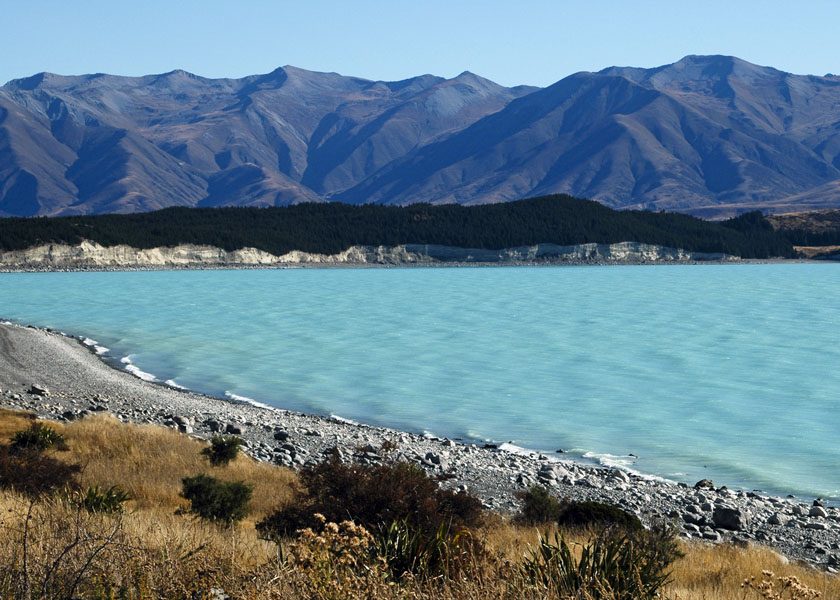
#> input picture 02-OpenCV-Bootcamp/Photos/New_Zealand_Lake.jpg, 840 x 600 px
$ jupyter execute --allow-errors Basic_Image_Manipulations.ipynb
#> lines starting #> are read from the running program, lines starting #| are printed output that depends on the picture
[cell 1]
import os
import cv2 as cv
import numpy as np
import matplotlib.pyplot as plt

from zipfile import ZipFile
from urllib.request import urlretrieve

from IPython.display import Image

[cell 2]
def download_and_unzip(url, save_path):
    print(f"Downloading and extracting assests....", end="")

    # Downloading zip file using urllib package.
    urlretrieve(url, save_path)
#> (this line was passed over: the network is not available in this run)

    try:
        # Extracting zip file using the zipfile package.
        with ZipFile(save_path) as z:
            # Extract ZIP file contents in the same directory.
            z.extractall(os.path.split(save_path)[0])

        print("Done")

    except Exception as e:
        print("\nInvalid file.", e)
URL = r"https://www.dropbox.com/s/rys6f1vprily2bg/opencv_bootcamp_assets_NB2.zip?dl=1"

asset_zip_path = os.path.join(os.getcwd(), f"opencv_bootcamp_assets_NB2.zip")

# Download if assest ZIP does not exists.
if not os.path.exists(asset_zip_path):
    download_and_unzip(URL, asset_zip_path)

[cell 3]
cb_image = cv.imread('../Photos/checkerboard_18x18.png')
plt.imshow(cb_image, cmap='gray')
#> (this line was passed over: IPython is not available in this run)
print(cb_image)
#| None

#> (a cell that did not finish here is left out)

#> (a cell that did not finish here is left out)

[cell 6]
img_NZ_bgr = cv.imread('../Photos/New_Zealand_Lake.jpg')
#> img_NZ_bgr is the input picture: shape (600, 840, 3); mean B, G, R 140.2, 126.7, 100.9
plt.imshow(img_NZ_bgr[..., ::-1])  # Convert BGR to RGB for display
#> (this line was passed over: IPython is not available in this run)

[cell 7]
img_NZ_rgb = img_NZ_bgr[..., ::-1]  # Convert BGR to RGB
cropped_img = img_NZ_rgb[100:400, 100:400]  # Crop a region of interest
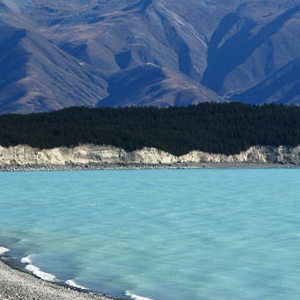
#> cropped_img: shape (300, 300, 3); mean R, G, B 88.1, 123.8, 146.5
plt.imshow(cropped_img)
#> (this line was passed over: IPython is not available in this run)

[cell 8]
resized_cropped_img = cv.resize(cropped_img, (200, 200), interpolation=cv.INTER_AREA)
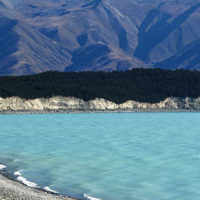
#> resized_cropped_img: shape (200, 200, 3); mean R, G, B 88.1, 123.8, 146.5
plt.imshow(resized_cropped_img)
#> (this line was passed over: IPython is not available in this run)

[cell 9]
img_NZ_rgb_flipped_hor = cv.flip(img_NZ_rgb, 1)  # Flip horizontally
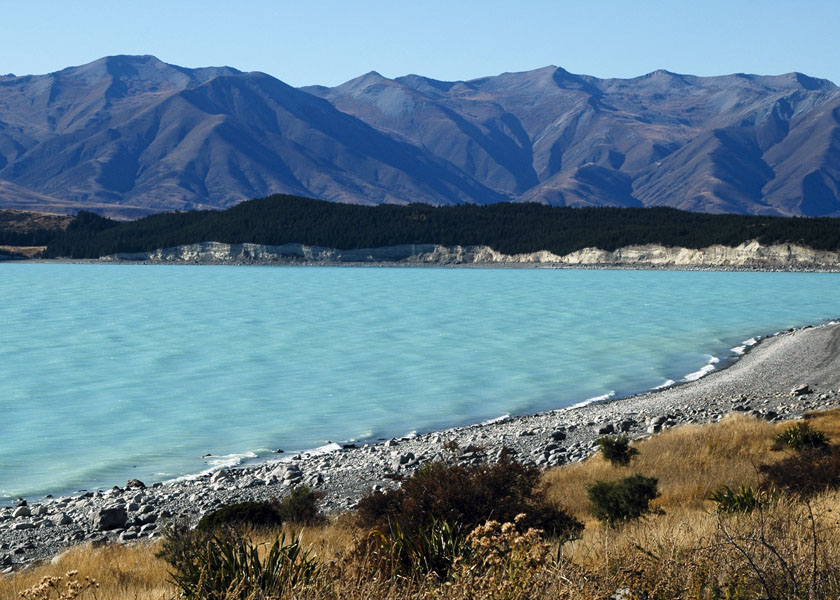
#> img_NZ_rgb_flipped_hor: shape (600, 840, 3); mean R, G, B 100.9, 126.7, 140.2
img_NZ_rgb_flipped_ver = cv.flip(img_NZ_rgb, 0)  # Flip vertically
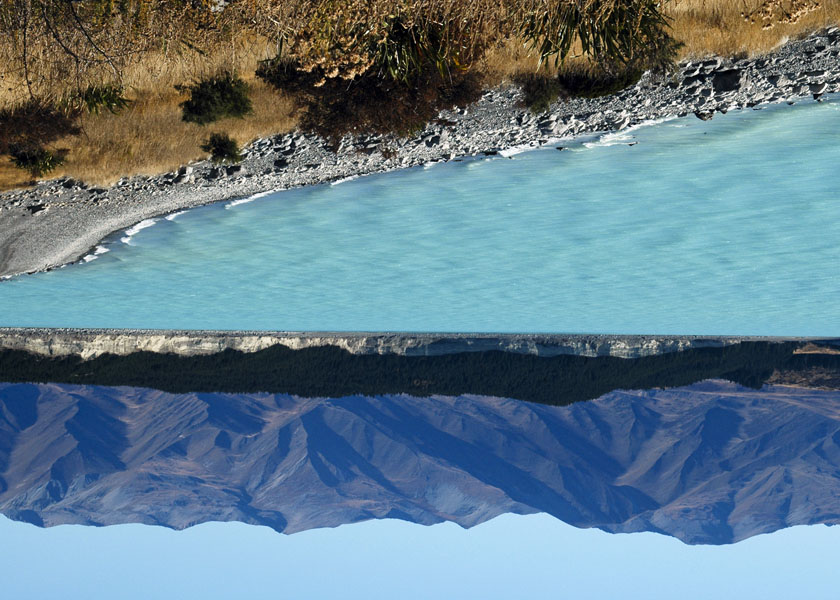
#> img_NZ_rgb_flipped_ver: shape (600, 840, 3); mean R, G, B 100.9, 126.7, 140.2
img_NZ_rgb_flipped_both = cv.flip(img_NZ_rgb, -1)  # Flip both horizontally and vertically
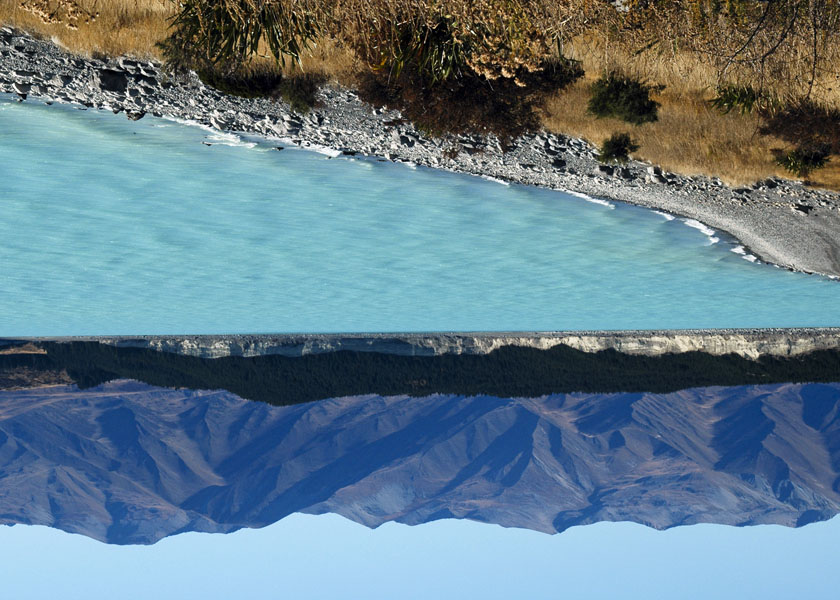
#> img_NZ_rgb_flipped_both: shape (600, 840, 3); mean R, G, B 100.9, 126.7, 140.2

plt.figure(figsize=(12, 6))
#> (this line was passed over: IPython is not available in this run)
plt.subplot(1, 4, 1)
#> (this line was passed over: IPython is not available in this run)
plt.imshow(img_NZ_rgb_flipped_hor)
plt.title('Flipped Horizontally')
plt.subplot(1, 4, 2)
plt.imshow(img_NZ_rgb_flipped_ver)
plt.title('Flipped Vertically')
plt.subplot(1, 4, 3)
plt.imshow(img_NZ_rgb_flipped_both)
plt.title('Flipped Both')
plt.subplot(1, 4, 4)
plt.imshow(img_NZ_rgb)
plt.title('Original Image')
plt.tight_layout()
plt.show()

$ run again, with 02-OpenCV-Bootcamp/Photos/Apollo_11_Launch.jpg copied over 02-OpenCV-Bootcamp/Photos/New_Zealand_Lake.jpg
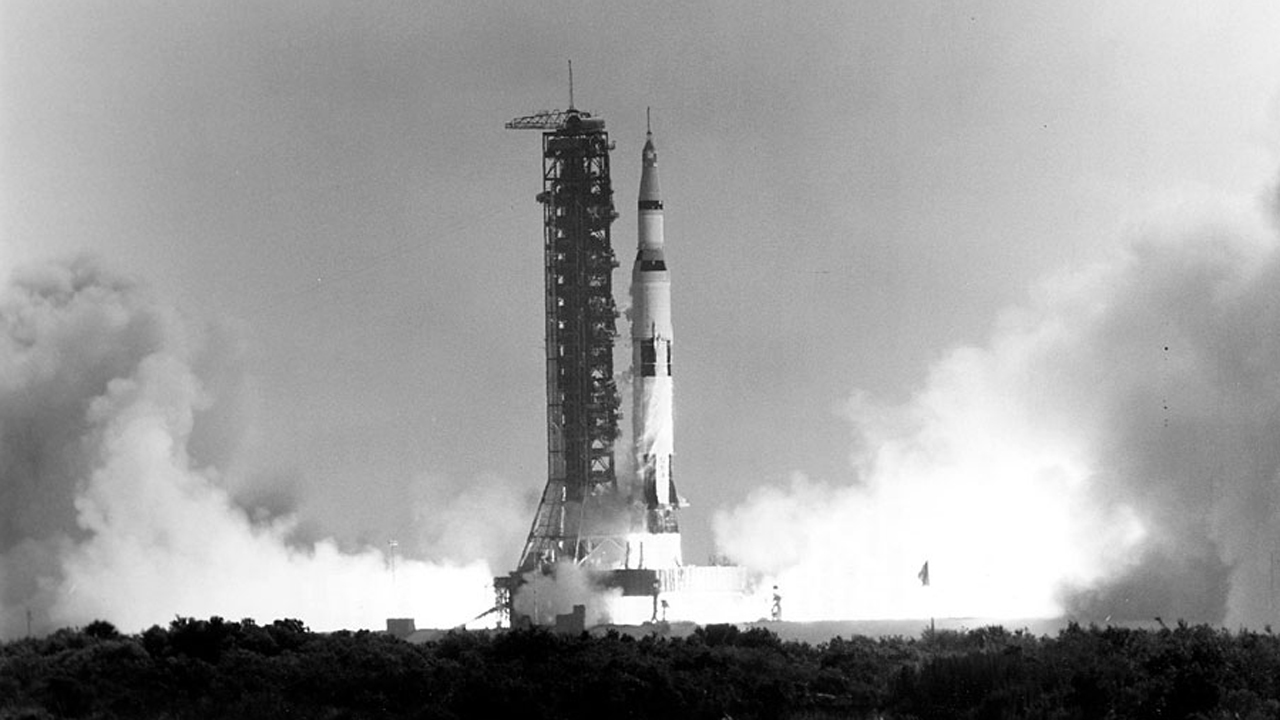
#> input picture 02-OpenCV-Bootcamp/Photos/Apollo_11_Launch.jpg, 1280 x 720 px
#| None
#> img_NZ_bgr is the input picture: shape (720, 1280, 3); min 0, max 255, mean 156.2
#> `img_NZ_rgb_flipped_ver = cv.flip(img_NZ_rgb, 0)`:
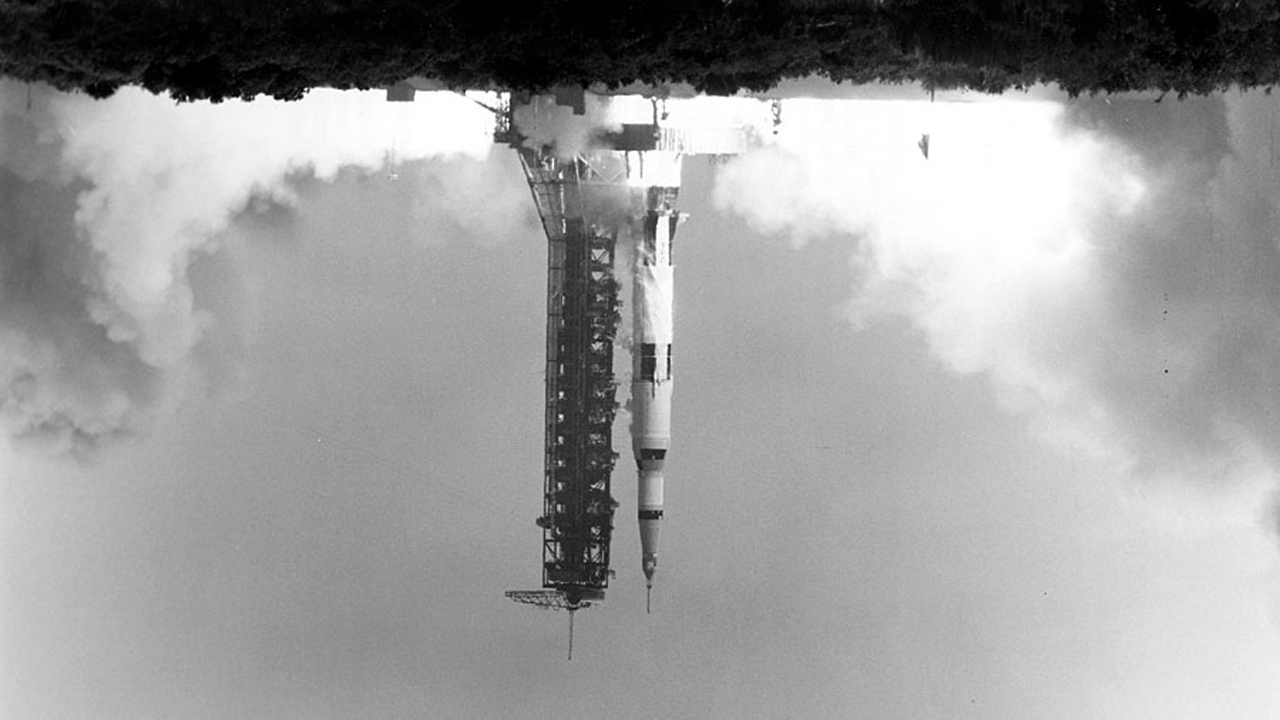
#> img_NZ_rgb_flipped_ver: shape (720, 1280, 3); min 0, max 255, mean 156.2
#> `img_NZ_rgb_flipped_both = cv.flip(img_NZ_rgb, -1)`:
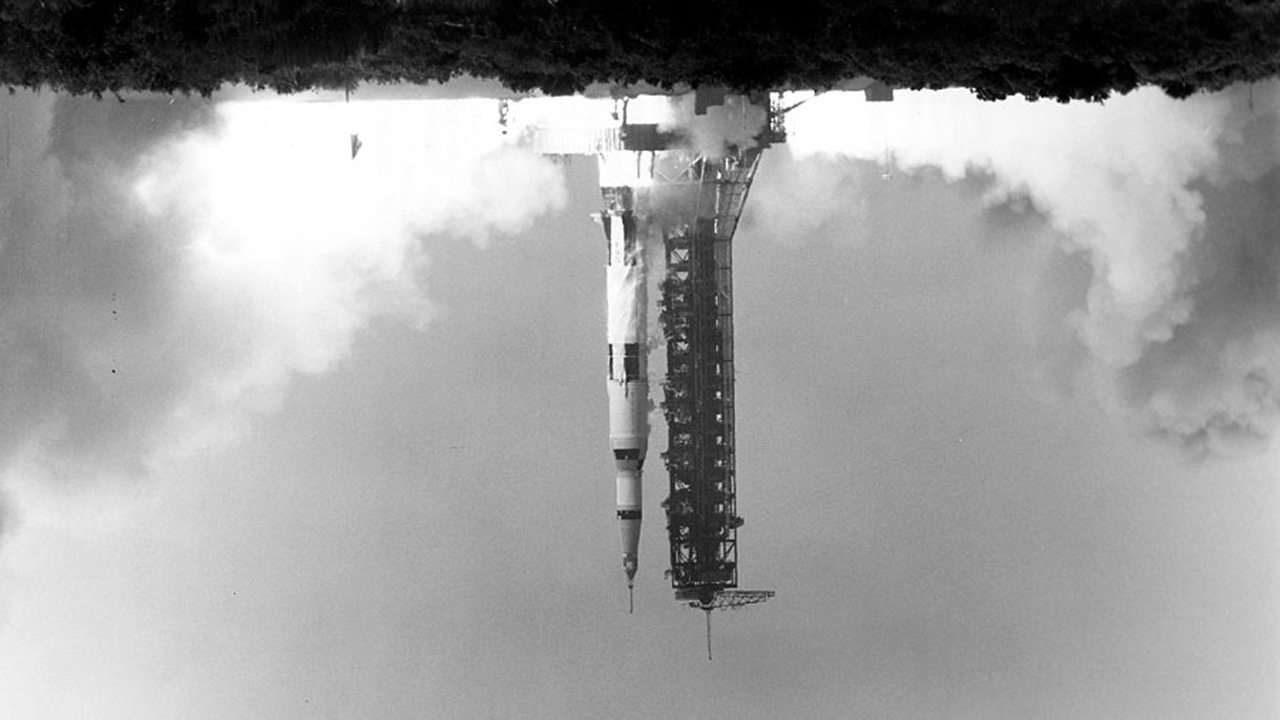
#> img_NZ_rgb_flipped_both: shape (720, 1280, 3); min 0, max 255, mean 156.2

$ run again, with 02-OpenCV-Bootcamp/Photos/New_Zealand_Boat.jpg copied over 02-OpenCV-Bootcamp/Photos/New_Zealand_Lake.jpg
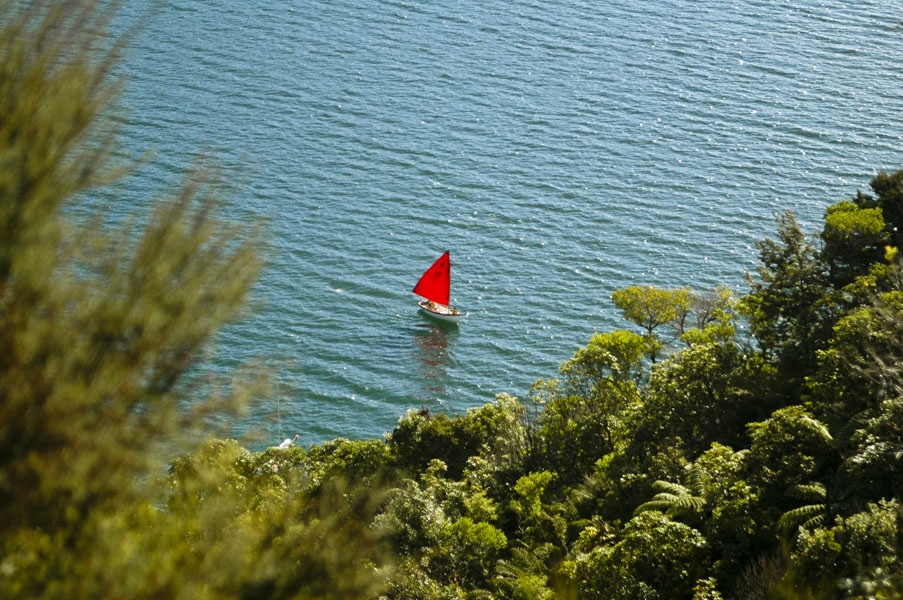
#> input picture 02-OpenCV-Bootcamp/Photos/New_Zealand_Boat.jpg, 903 x 600 px
#| None
#> img_NZ_bgr is the input picture: shape (600, 903, 3); mean B, G, R 96.6, 115, 98
#> `img_NZ_rgb_flipped_ver = cv.flip(img_NZ_rgb, 0)`:
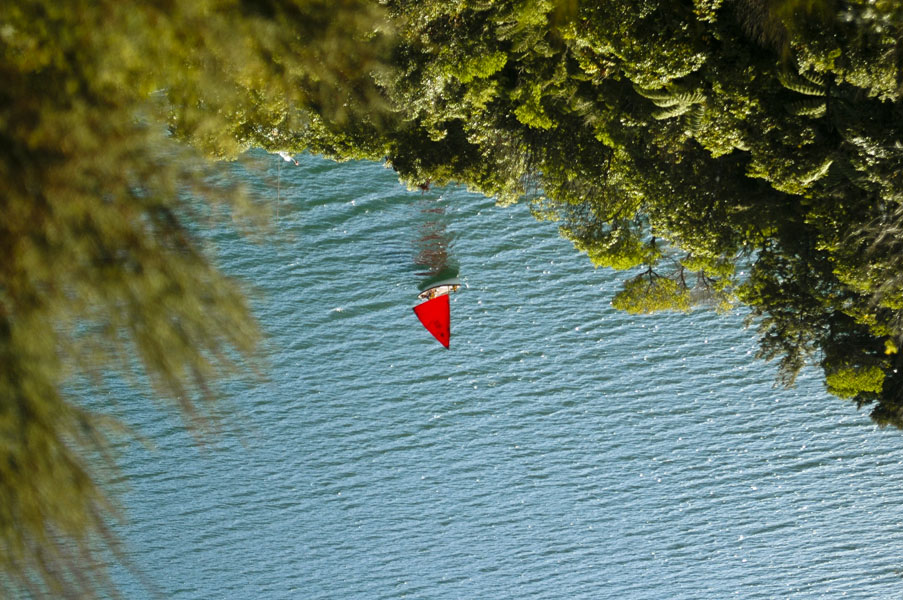
#> img_NZ_rgb_flipped_ver: shape (600, 903, 3); mean R, G, B 98, 115, 96.6
#> `img_NZ_rgb_flipped_both = cv.flip(img_NZ_rgb, -1)`:
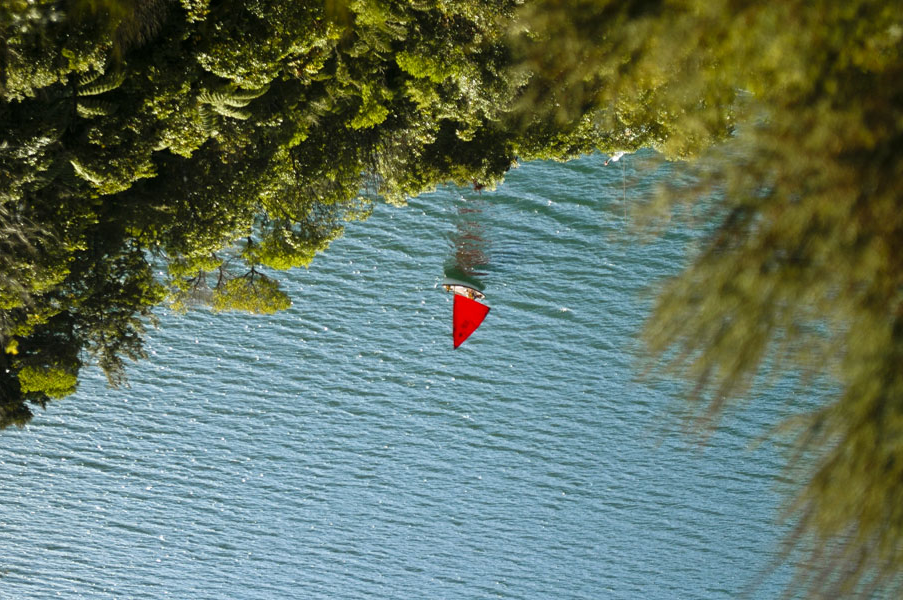
#> img_NZ_rgb_flipped_both: shape (600, 903, 3); mean R, G, B 98, 115, 96.6

$ run again, with 02-OpenCV-Bootcamp/Photos/New_Zealand_Coast.jpg copied over 02-OpenCV-Bootcamp/Photos/New_Zealand_Lake.jpg
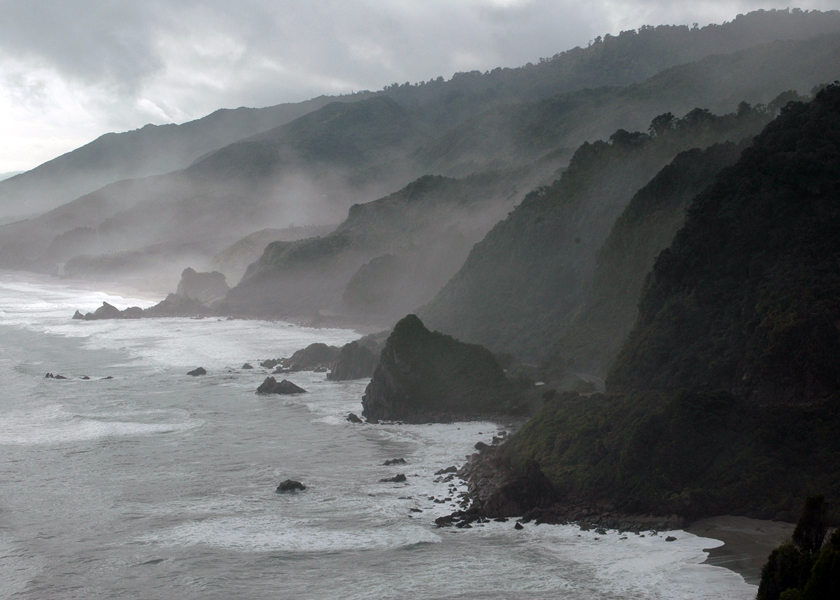
#> input picture 02-OpenCV-Bootcamp/Photos/New_Zealand_Coast.jpg, 840 x 600 px
#| None
#> img_NZ_bgr is the input picture: shape (600, 840, 3); mean B, G, R 115.2, 113.8, 110.9
#> `img_NZ_rgb_flipped_ver = cv.flip(img_NZ_rgb, 0)`:
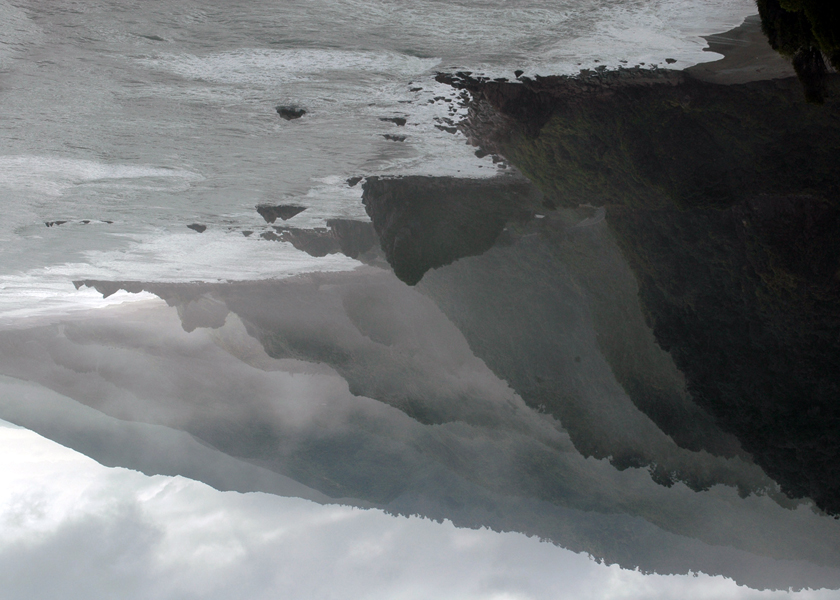
#> img_NZ_rgb_flipped_ver: shape (600, 840, 3); mean R, G, B 110.9, 113.8, 115.2
#> `img_NZ_rgb_flipped_both = cv.flip(img_NZ_rgb, -1)`:
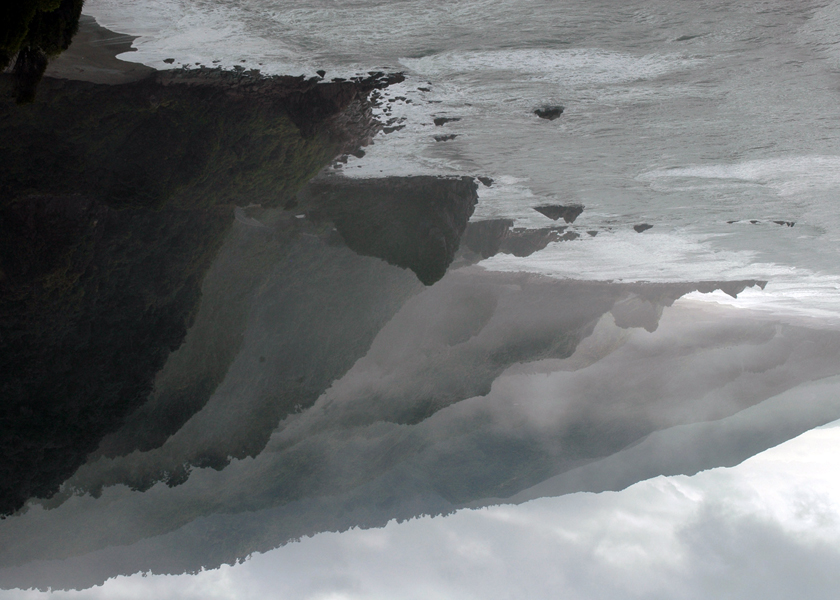
#> img_NZ_rgb_flipped_both: shape (600, 840, 3); mean R, G, B 110.9, 113.8, 115.2
